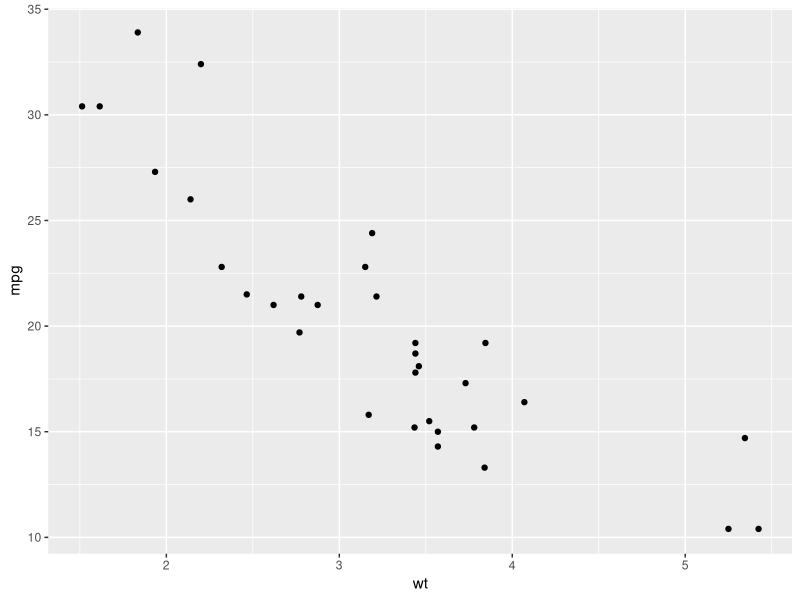
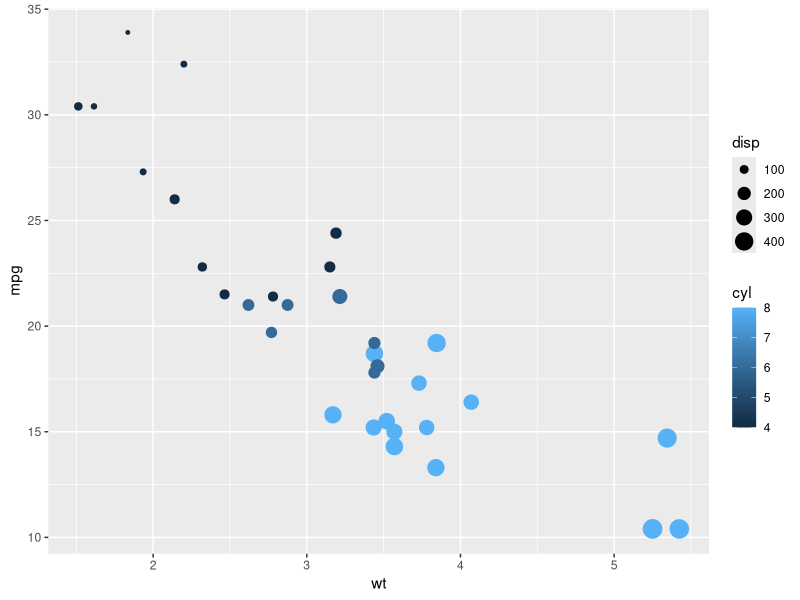

Reproduce these figures in R, in order.
## ---- chunk 1
# for (i in 100:1) {
#   print(rep(i, times = i))
# }

# alternative
# rep(value, times)
rep(x = c(10:1), times = c(10:1))
# alternative 
# rep(10:1, c(10:1))
# rep(100:1, c(100:1))
## ---- chunk 2
A <- c(1, 2, 0, 4)
B <- c(3, 6)
A*B
# the shorter vector is recycled
# longer vector must be of a multiple of shorter vector length
# 1*3  2*6  0*3  4*6
# 3 12 0 24
## ---- chunk 3
gender <- factor(c(rep("female", 91), rep("male", 92)))
table(gender)

# number of times each level appeared in the vector
# female   male 
#     91     92 

gender1 <- factor(gender, levels=c("male", "female"))
table(gender1) # will give the same result as gender. because the levels are defined correctly
  

gender2 <- factor(gender, levels=c("Male", "female"))
table(gender2)
# "Male" level will be of 0 value because the spelling is different (because M is capitalised)
## ---- chunk 4
X <- factor(c(4, 5, 6, 6, 4))
X

# as.numeric(X) returns 1 2 3 3 1
# each factor is labelled a number, return value indicates which factor the element in the vector belongs to

x_numeric <- as.numeric(as.character(X))
x_numeric
## ---- chunk 5
library(ggplot2)
mtcars

# part (a)
ggplot(data = mtcars, aes(x = wt, y = mpg)) + geom_point()
# weight and miles per gallon have an inverse relationship

# part (b)
ggplot(mtcars, aes(x = wt, y = mpg, color = cyl, size = disp)) + geom_point()

# part (c)
tapply(mtcars$mpg, mtcars$cyl, sd)


